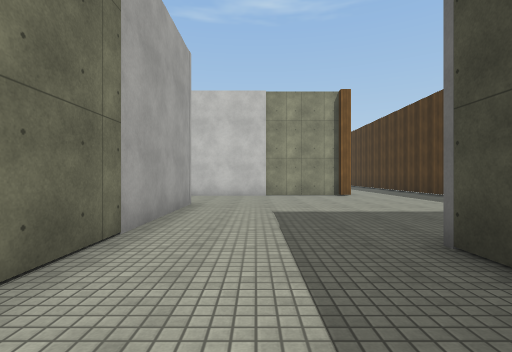
View 1 (above)

24 first-person views from a walk through a Unity game level. The camera is 1.3 m above the floor, looks level and sees 85° across. The floor is counted in squares, 2 m on a side. Each view is taken from the middle of a square. On the plan, view 1 faces up. The plan holds only what a view shows up to about 9 squares ahead; the rest is blank. The place goes on beyond the plan. Surface patterns are stand-ins for the level's own textures.

View 2
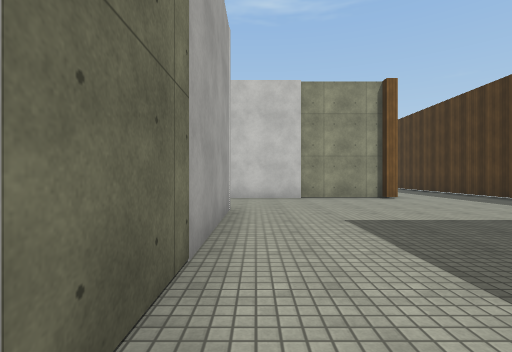

View 3
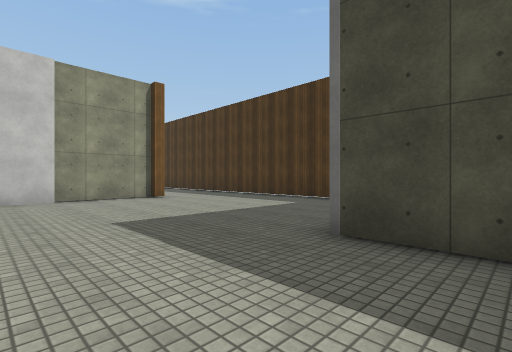

View 4
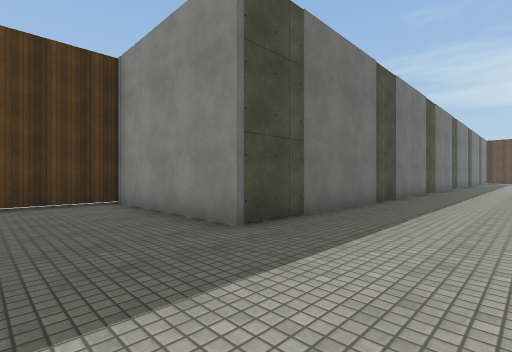

View 5
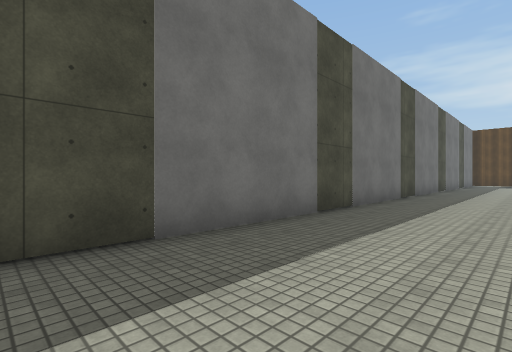

View 6
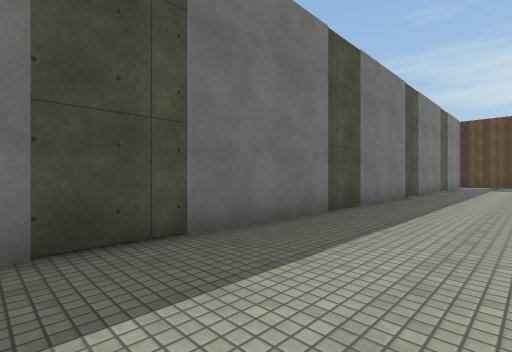

View 7
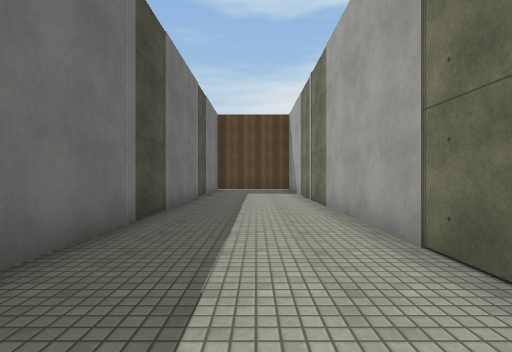

View 8
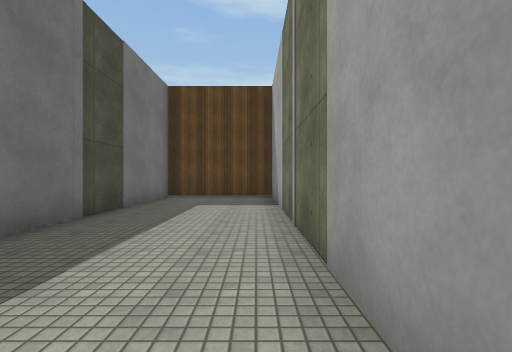

View 9
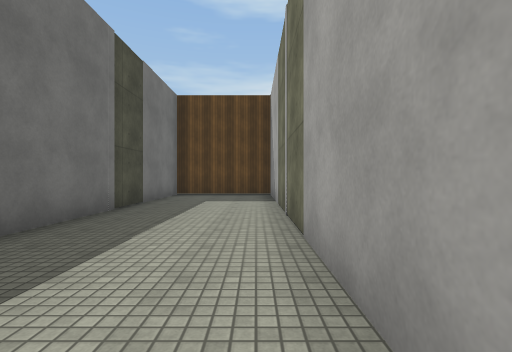

View 10
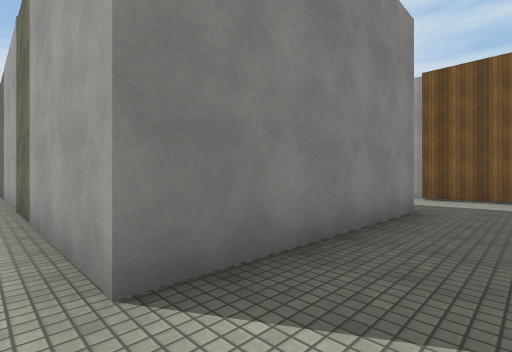

View 11
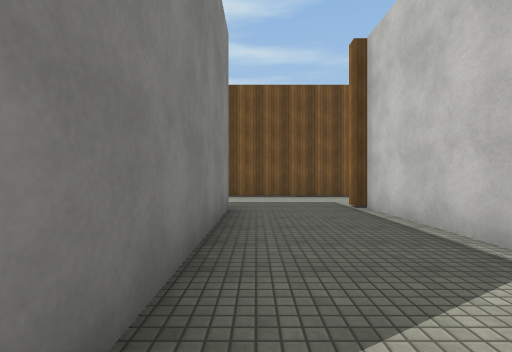

View 12
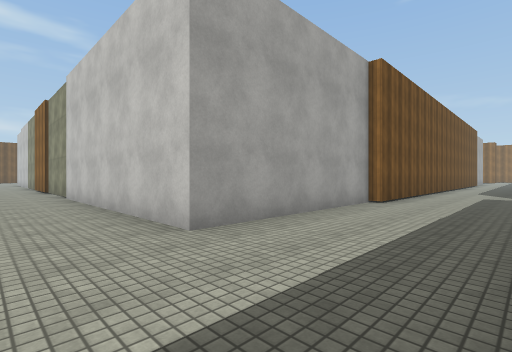

View 13
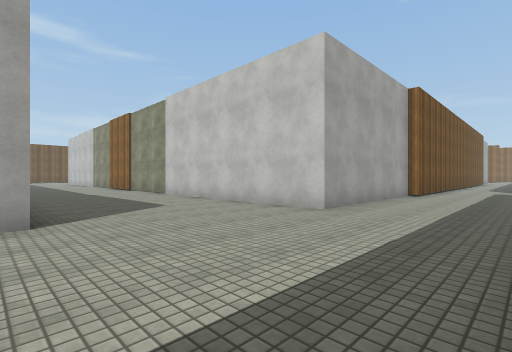

View 14
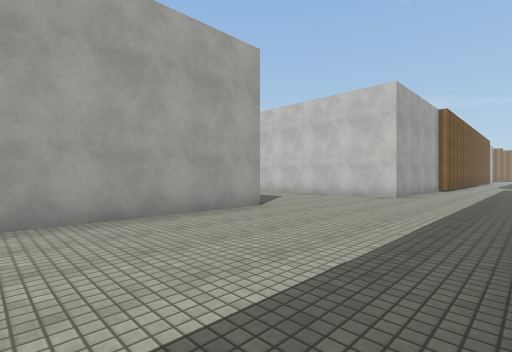

View 15
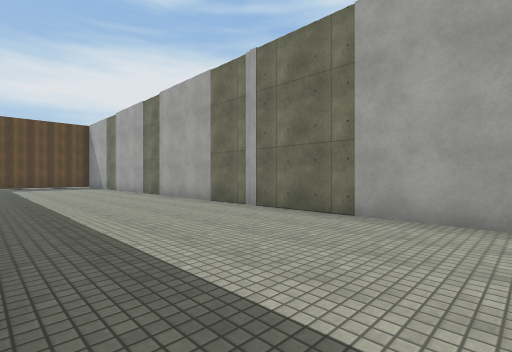

View 16
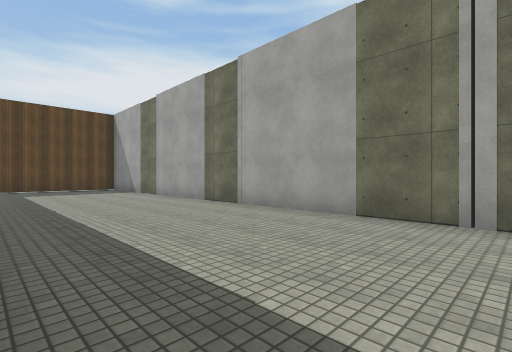

View 17
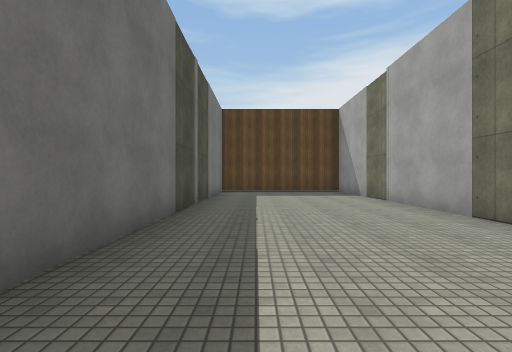

View 18
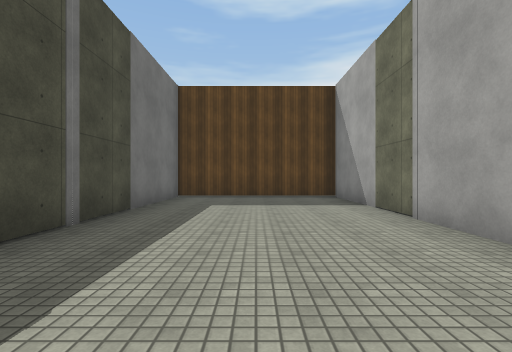

View 19
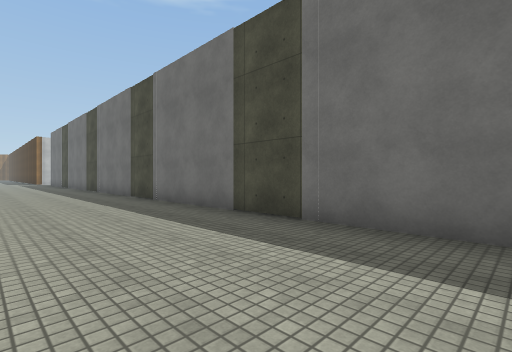

View 20
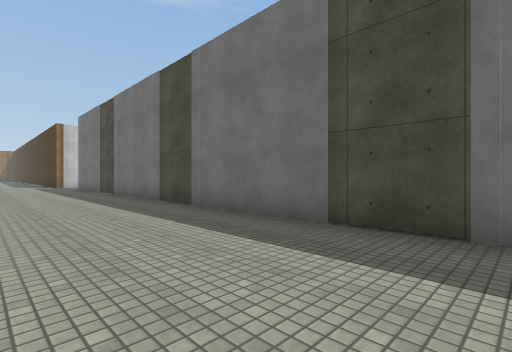

View 21
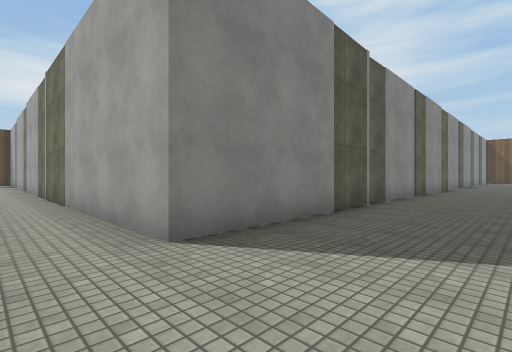

View 22
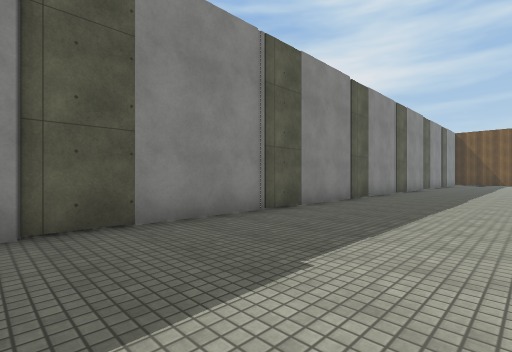

View 23
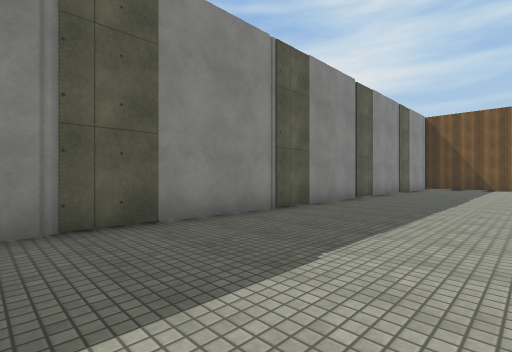

View 24
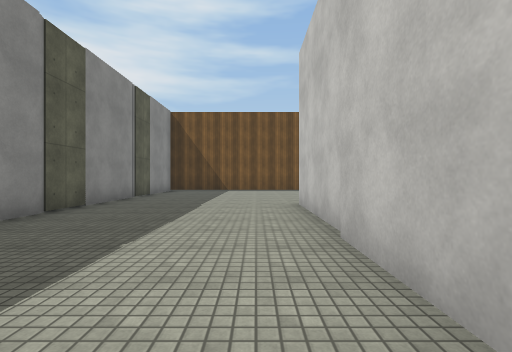

### Floor plan
Points are (right, up) in squares from view 1. A wall is a line through its corners. A room is listed if a view was taken in it or the views show most of it. See-through windows are left out.
Room 1 (views 1, 2, 3, 4, 5, 6, 7, 8, 9, 11)
walls: (-1.5, -12.6) (-1.5, -23.7) (1.8, -23.7) (1.8, 2.6) (6, 2.6) (6, 6.8); (-1.5, 6.5) (-1.5, -3.1); (2.8, 9.3) (-0.6, 9.3); (6, 8.6) (6, 10)
ways out: opening at (-0.5, 7.5) to room 2
Room 2 (views 10, 12, 13, 14, 15, 16, 17, 18, 19, 20, 21, 22, 23, 24)
walls: (-16.2, -3.6) (-11.3, -3.5) (-11.3, -23.7) (-6.6, -23.7) (-6.6, 0.2); (-26.9, 0.9) (-32.5, 0.9); (-9.9, 5.8) (-9.9, 0.9) (-17.8, 0.9); (-6.6, 6.5) (-1.5, 6.5); (-9.6, 9.9) (-9.6, 5.8); (-35, -3.7) (-16.1, -3.7); (-3.4, 9.3) (-6.8, 9.3); (-0.6, 9.3) (-1.8, 9.3)
ways out: opening at (-0.5, 7.5) to room 1

Positions as (right, up) in squares from view 1, and headings:
1: (0, 0), facing up
2: (-1, 1), facing up
3: (-1, 1), facing up-right
4: (-1, 5), facing down-right
5: (-1, -2), facing down-right
6: (-1, -6), facing down-right
7: (0, -11), facing down
8: (-1, -15), facing down
9: (-1, -14), facing down
10: (-1, 8), facing down-left
11: (-1, 7), facing left
12: (-7, -1), facing up-left
13: (-7, -4), facing up-left
14: (-7, -8), facing up-left
15: (-7, -6), facing down-left
16: (-7, -10), facing down-left
17: (-8, -12), facing down
18: (-9, -15), facing down
19: (-10, -16), facing up-right
20: (-10, -9), facing up-right
21: (-10, -1), facing down-left
22: (-16, 0), facing down-left
23: (-23, 0), facing down-left
24: (-26, 0), facing left
